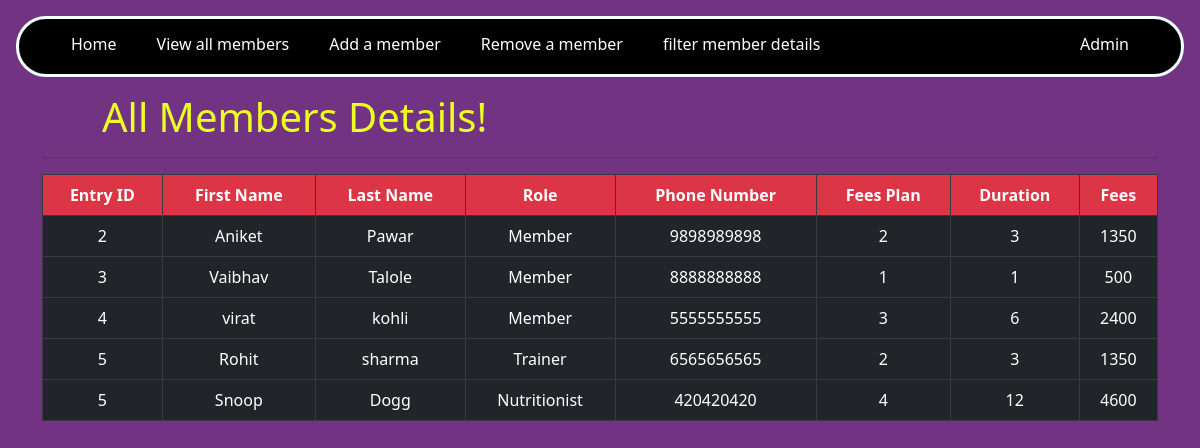
/all_memb/, run on the app's committed database.
### memb_app/models.py (models this page shows, shortened)
class Member(models.Model):
    first_name = models.CharField(max_length=100, null = False)
    last_name = models.CharField(max_length=100)
    role = models.ForeignKey(Role,on_delete = models.CASCADE)
    entry_id = models.IntegerField(default=0)
    phone = models.IntegerField(default=0)
    fees_plan = models.ForeignKey(Fees_plan,max_length=100, on_delete = models.CASCADE,null=True)

class Role(models.Model):
    name =models.CharField(max_length=100, null = False)
    def __str__(self):
        return self.name

class Fees_plan(models.Model):
    plan = models.CharField(max_length=100, null = False)
    duration = models.IntegerField(default = 0, null = False)
    fees = models.IntegerField(default = 0, null = False)

### memb_app/views.py (the view)
# urls.py: path('all_memb/',views.all_memb, name='all_memb'),
def all_memb(request):
    memb = Member.objects.all
    context = {
        'memb': memb
    }
    return render(request, 'all_memb.html',context)

### memb_app/templates/all_memb.html (shortened to what this page needs)
<!DOCTYPE html>
<html lang="en">
<head>
    {% load static %}
    <link  rel="stylesheet" href="{% static 'css/bootstrap.css' %}">
    <link  rel="stylesheet" href="{% static 'style.css' %}">
</head>
<body style="background-color: rgb(115, 51, 131);">
    <header>
        {% load static %}
        <nav class="navbar1"  style="border-style: solid; border-color: azure;">
            <ul>
                <li><a href="/">Home</a></li>
                <li><a href="/all_memb">View all members</a></li>
                <li><a href="/add_memb">Add a member</a></li>
                <li><a href="/remove_memb">Remove a member</a></li>
                <li><a href="/filter_memb">filter member details</a></li>
                <div class="adminbutton"><li><a href="/admin">Admin</a></li></div>
            </ul>
        </nav>
      </header>
    <div class="container">
          <h1 style="align-content: center;">All Members Details!</h1>
      <hr>
    <table class="table table-bordered table-dark">
    <thead>
        <tr align="center">
        <th class="bg-danger">Entry ID</th>
        <th class="bg-danger">First Name</th>
        <th class="bg-danger">Last Name</th>
        <th class="bg-danger">Role</th>
        <th class="bg-danger">Phone Number</th>
        <th class="bg-danger">Fees Plan</th>
        <th class="bg-danger">Duration</th>
        <th class="bg-danger">Fees</th>
        </tr>
    </thead>
         {% for mem in memb %}
    <tbody>
        <tr>
        <td align="center">{{mem.entry_id}}</td>
        <td align="center">{{mem.first_name}}</td>
        <td align="center">{{mem.last_name}}</td>
        <td align="center">{{mem.role}}</td>
        <td align="center">{{mem.phone}}</td>
        <td align="center">{{mem.fees_plan.plan}}</td>
        <td align="center">{{mem.fees_plan.duration}}</td>
        <td align="center">{{mem.fees_plan.fees}}</td>
        </tr>
    </tbody>
         {% endfor %}
    </table>
    </div>
    </body>
</html>

### memb_app/static/style.css (style rules this page uses)
.navbar1 { background-color: #000000; border-radius: 30px; margin: 1em 1em; }
.navbar1 ul { overflow: auto; margin-bottom: 0.3em; }
.navbar1 li { float:left; list-style: none; margin: 13px 20px; }
.adminbutton { float: right; color: rgb(255, 255, 255); text-decoration: none; margin-right: 2rem; }
.navbar1 li a { text-decoration: none; color: white; }
.container h1 { color: rgb(235, 253, 34); margin-left: 1.5em; }

### data on the page
Member: entry_id "2", first_name "Aniket", last_name "Pawar", role "Member", phone "9898989898", fees_plan.plan "2", fees_plan.duration "3", fees_plan.fees "1350"
Member: entry_id "3", first_name "Vaibhav", last_name "Talole", role "Member", phone "8888888888", fees_plan.plan "1", fees_plan.duration "1", fees_plan.fees "500"
Member: entry_id "4", first_name "virat", last_name "kohli", role "Member", phone "5555555555", fees_plan.plan "3", fees_plan.duration "6", fees_plan.fees "2400"
Member: entry_id "5", first_name "Rohit", last_name "sharma", role "Trainer", phone "6565656565", fees_plan.plan "2", fees_plan.duration "3", fees_plan.fees "1350"
Member: entry_id "5", first_name "Snoop", last_name "Dogg", role "Nutritionist", phone "420420420", fees_plan.plan "4", fees_plan.duration "12", fees_plan.fees "4600"
